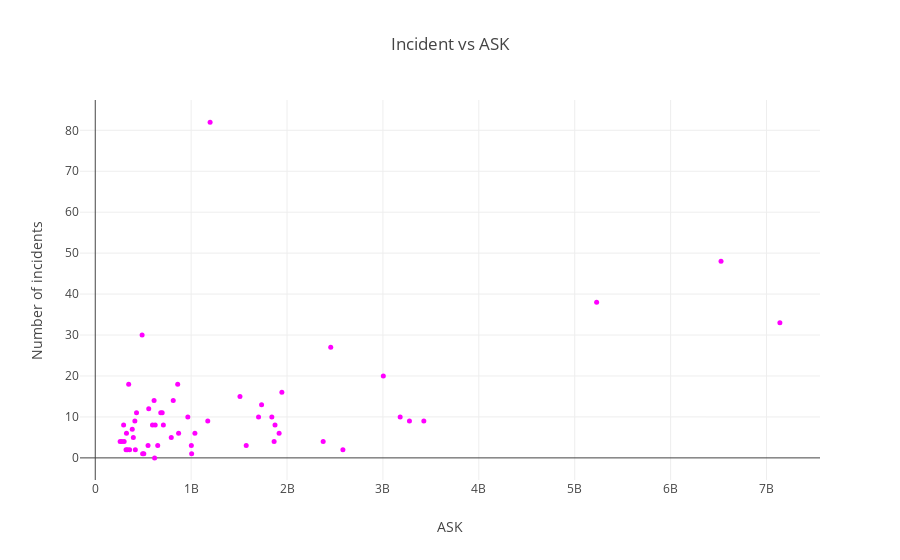

Notebook code cell kept with this figure:
### Code cell
#Scatter plot che confronta gli incidenti di tutti gli anni con ask

print("\nASK: number of seats multiplied by the number of kilometers the airline flies")

data = []

incidentSum = incident85_99+incident00_14

trace = go.Scatter(x = ask, y = incidentSum,
                   mode = 'markers', marker = {'color': 'rgb(255,0,255)', 'size': 5, 'symbol': 'circle', 'opacity': 1.0},
                   text = airlines,
                   name = "Incidents 85-99"
                  ) 
data.append(trace)


layout = go.Layout(title = 'Incident vs ASK', xaxis = {'title': 'ASK'}, yaxis = {'title': 'Number of incidents'}, barmode='overlay')
fig=go.Figure(data=data, layout=layout)

py.iplot(fig)

#print(incidentSum)

### Figure 1 — Plotly figure (JSON) as saved in the notebook; plotly's stock layout.template omitted (floating-point values rounded to 4 significant figures)
{"data": [{"marker": {"color": "rgb(255,0,255)", "opacity": 1, "size": 5, "symbol": "circle"}, "mode": "markers", "name": "Incidents 85-99", "text": ["Aer Lingus", "Aeroflot*", "Aerolineas Argentinas", "Aeromexico*", "Air Canada", "Air France", "Air India*", "Air New Zealand*", "Alaska Airlines*", "Alitalia", "All Nippon Airways", "American*", "Austrian Airlines", "Avianca", "British Airways*", "Cathay Pacific*", "China Airlines", "Condor", "COPA", "Delta / Northwest*", "Egyptair", "El Al", "Ethiopian Airlines", "Finnair", "Garuda Indonesia", "Gulf Air", "Hawaiian Airlines", "Iberia", "Japan Airlines", "Kenya Airways", "KLM*", "Korean Air", "LAN Airlines", "Lufthansa*", "Malaysia Airlines", "Pakistan International", "Philippine Airlines", "Qantas*", "Royal Air Maroc", "SAS*", "Saudi Arabian", "Singapore Airlines", "South African", "Southwest Airlines", "Sri Lankan / AirLanka", "SWISS*", "TACA", "TAM", "TAP - Air Portugal", "Thai Airways", "Turkish Airlines", "United / Continental*", "US Airways / America West*", "Vietnam Airlines", "Virgin Atlantic", "Xiamen Airlines"], "type": "scatter", "uid": "0b7594d8-f939-11e8-903a-1002b5e0c242", "x": [320906734, 1197672318, 385803648, 596871813, 1865253802, 3004002661, 869253552, 710174817, 965346773, 698012498, 1841234177, 5228357340, 358239823, 396922563, 3179760952, 2582459303, 813216487, 417982610, 550491507, 6525658894, 557699891, 335448023, 488560643, 506464950, 613356665, 301379762, 493877795, 1173203126, 1574217531, 277414794, 1874561773, 1734522605, 1001965891, 3426529504, 1039171244, 348563137, 413007158, 1917428984, 295705339, 682971852, 859673901, 2376857805, 651502442, 3276525770, 325582976, 792601299, 259373346, 1509195646, 619130754, 1702802250, 1946098294, 7139291291, 2455687887, 625084918, 1005248585, 430462962], "y": [2, 82, 7, 8, 4, 20, 6, 8, 10, 11, 10, 38, 2, 5, 10, 2, 14, 2, 3, 48, 12, 2, 30, 1, 14, 4, 1, 9, 3, 4, 8, 13, 3, 9, 6, 18, 9, 6, 8, 11, 18, 4, 3, 9, 6, 5, 4, 15, 0, 10, 16, 33, 27, 8, 1, 11]}], "layout": {"barmode": "overlay", "title": "Incident vs ASK", "xaxis": {"title": "ASK"}, "yaxis": {"title": "Number of incidents"}}}
